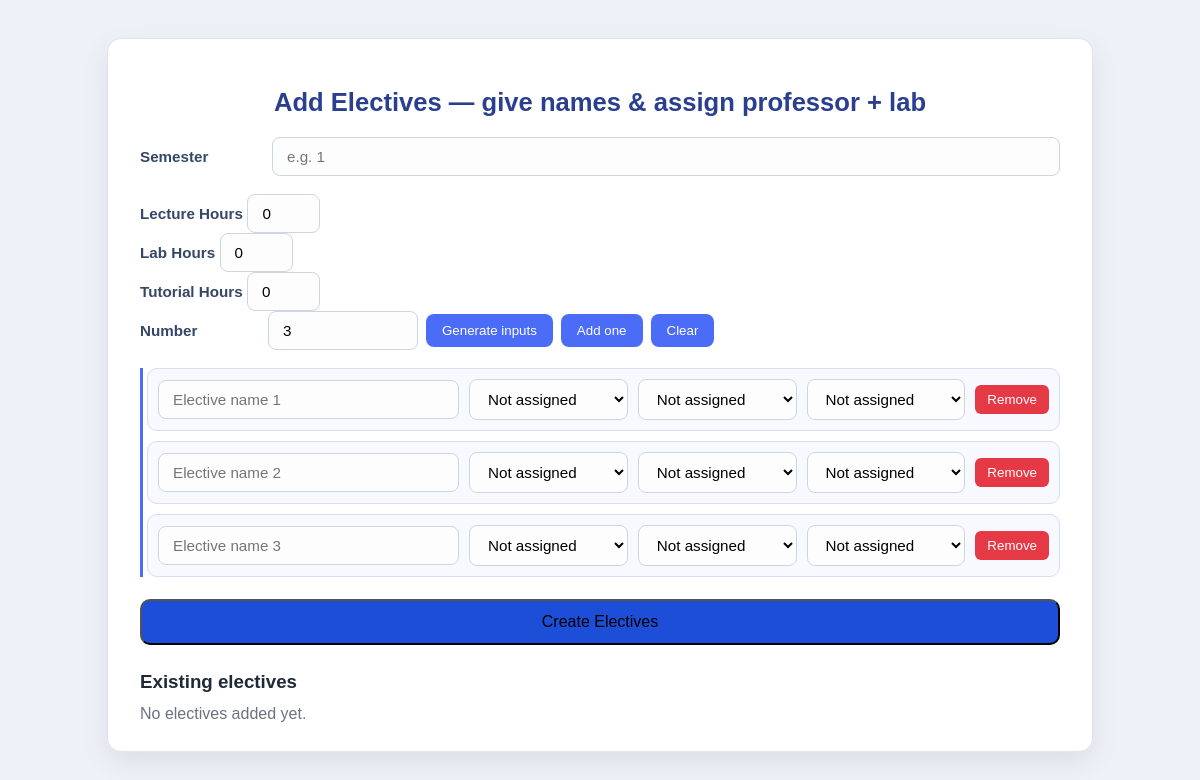
The app's page /elective_course/8, older data.
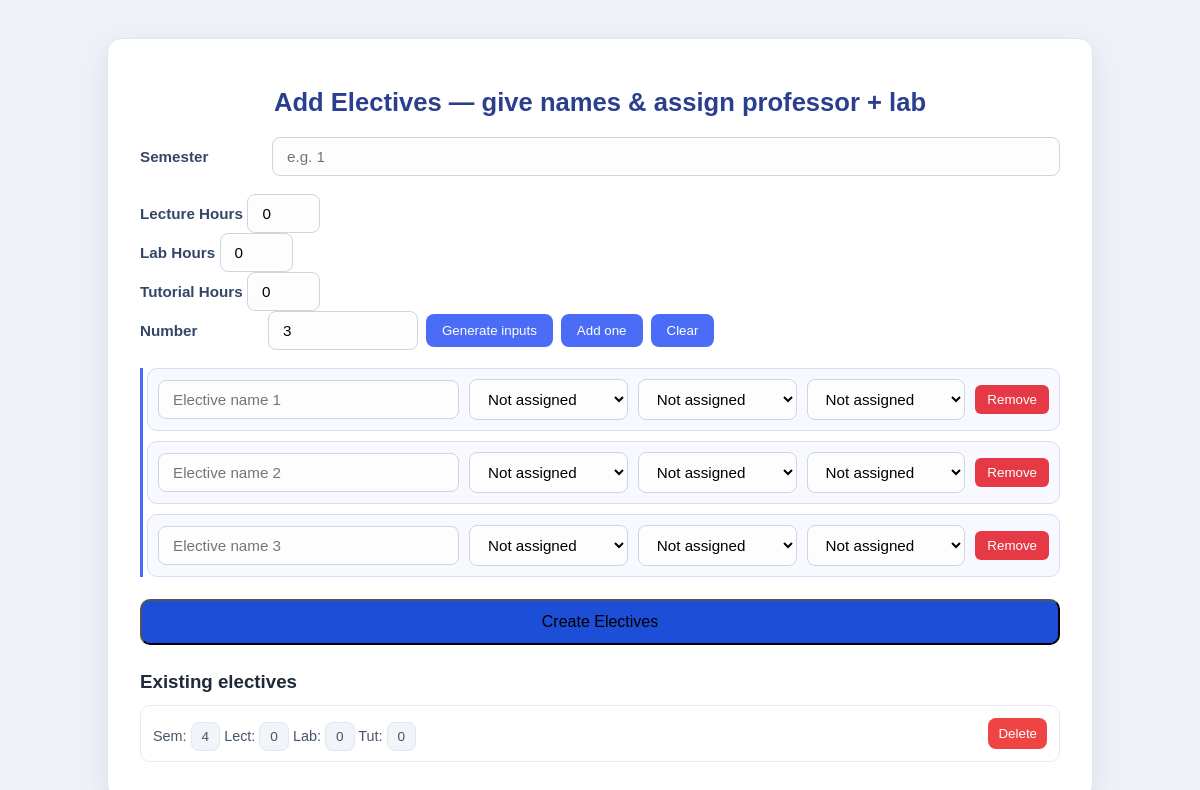
The same page, newer data.
### app.py (models this page shows)
class Elective(db.Model):
    id = db.Column(db.Integer, primary_key=True)
    department_id = db.Column(db.Integer, nullable=False)
    semester = db.Column(db.Integer, nullable=False)
    names = db.Column(db.Text, nullable=False)  # stores "A,B,C"
    professor_id = db.Column(db.Text, nullable=False)
    lab_id = db.Column(db.Text, nullable=False)
    lab_professor_id = db.Column(db.Text, nullable=False)
    lecture_hour = db.Column(db.Integer, nullable=False)
    lab_hour = db.Column(db.Integer, nullable=False)
    tutorial_hour = db.Column(db.Integer, nullable=False)

### app.py (the view, shortened to what this page needs)
@app.route('/elective_course/<int:department_id>',methods=['GET','POST'])
def elective_course(department_id):
    professors=Professor.query.all()
    department = Department.query.get_or_404(department_id)
    labs=Lab.query.all()
    electives = Elective.query.filter_by(department_id=department_id).order_by(Elective.semester, Elective.names).all()
    return render_template('add_elective.html',electives=electives,department_id=department_id,professors=professors,labs=labs)

### templates/add_elective.html (shortened to what this page needs)
<!doctype html>
<html lang="en">
<head>
</head>
<body>
  <div class="card">
    <h2>Add Electives — give names & assign professor + lab</h2>
    <form id="electiveForm" method="POST" action="{{ url_for('elective_course', department_id=department_id) }}">
      <div class="row">
        <label for="semester">Semester</label>
        <input id="semester" name="semester" type="number" min="1" placeholder="e.g. 1" required />
      </div>
      <div class="form-group">
          <label for="lectureHour">Lecture Hours</label>
          <input type="number" id="lectureHour" name="lectureHour" min="0" max="6" value="0">
      </div>
      <div class="form-group">
          <label for="labHour">Lab Hours</label>
          <input type="number" id="labHour" name="labHour" min="0" max="6" value="0">
      </div>
      <div class="form-group">
          <label for="tutorialHour">Tutorial Hours</label>
          <input type="number" id="tutorialHour" name="tutorialHour" min="0" max="6" value="0">
      </div>
      <div class="row controls">
        <label for="count">Number</label>
        <input id="count" type="number" min="1" value="3" style="max-width:120px;" />
        <button type="button" id="generate" class="primary">Generate inputs</button>
        <button type="button" id="addOne" class="primary">Add one</button>
        <button type="button" id="clear" class="primary">Clear</button>
      </div>
      <div id="namesWrapper" class="names"></div>
      <div>
        <button type="submit">Create Electives</button>
      </div>
    </form>
    <div class="existing">
      <h3>Existing electives</h3>
      {% if electives and electives|length > 0 %}
        {% for el in electives %}
          <div class="elective-item" id="elective-{{ el.id }}">
            <div class="elective-meta">
              <div style="min-width:260px;">
                <div style="font-size:0.9rem; color:#475569; margin-top:4px;">
                  Sem: <span class="badge">{{ el.semester }}</span>
                  Lect: <span class="badge">{{ el.lecture_hours or 0 }}</span>
                  Lab: <span class="badge">{{ el.lab_hours or 0 }}</span>
                  Tut: <span class="badge">{{ el.tutorial_hours or 0 }}</span>
                </div>
              </div>
            </div>
            <div class="elective-actions">
              <form method="POST" action="{{ url_for('delete_elective', el_id=el.id, department_id=department_id) }}" onsubmit="return confirmDelete('{{ el.name|escape }}');" style="display:inline;">
                <button type="submit" class="btn-delete">Delete</button>
              </form>
            </div>
          </div>
        {% endfor %}
      {% else %}
        <div style="color:#6b7280;">No electives added yet.</div>
      {% endif %}
    </div>
  </div>
  <div id="profTemplateContainer" style="display:none;">
    <select class="prof-select">
      <option value="-1">Not assigned</option>
    </select>
  </div>
  <div id="labTemplateContainer" style="display:none;">
    <select class="lab-select" required>
      <option value="-1">Not assigned</option>
    </select>
  </div>
  <div id="labProfTemplateContainer" style="display:none;">
    <select class="labprof-select">
      <option value="-1">Not assigned</option>
    </select>
  </div>
</body>
</html>

Row changes from the older to the newer data that the page shows:
added Elective: semester "4", lecture_hours "0", lab_hours "0", tutorial_hours "0"
Text that changed along with them:
text no longer shown: "No electives added yet."
